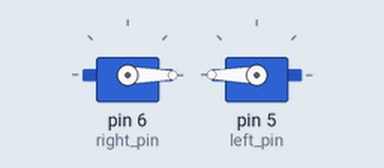
Bench run of a sketch on a simulated Arduino Uno, built with avr-gcc and run on an emulated ATmega328P. Parts: 2 × servo.

Above: at 0.05 s.
Timing chart, 0 to 4.6 s (numbered marks = the images above):
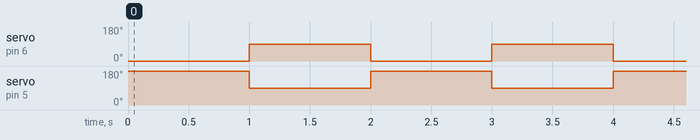

Measured:
- by itself, servo on pin 6 (right_pin): alternates 90° for 1.0 s and 0° for 1.0 s
- by itself, servo on pin 5 (left_pin): alternates 180° for 1.0 s and 90° for 1.0 s

The sketch:

navigate_line.ino
```cpp
// Program to allow the robot to trace a white line

#include <Servo.h>

Servo left_motor;
Servo right_motor;
int right_pin = 6;
int left_pin = 5;

int LEFT_LINE_SENSOR = A5;
int RIGHT_LINE_SENSOR = A4;

// this integer is the boundary between "white" and "not white"
int threshold = 666;

int left_sensor_value;
int right_sensor_value;

void move() {
  left_sensor_value = analogRead(LEFT_LINE_SENSOR);
  right_sensor_value = analogRead(RIGHT_LINE_SENSOR);
  if (left_sensor_value < threshold && right_sensor_value < threshold) {
    // both sensors detect white
    moveForward();
    halt();
  } else if (left_sensor_value < threshold && right_sensor_value >= threshold) {
    // left detects white, right detects black
    while (left_sensor_value < threshold) {
      slightLeft();
    }
  } else if (left_sensor_value >= threshold && right_sensor_value < threshold) {
    // left detects black, right detects white
    while (right_sensor_value < threshold) {
      slightRight();
    }
  } else {
    // both sensors detect black
    moveForward();
  }
}

void slightRight() {
  left_motor.write(180);
  right_motor.write(85);
}

void slightLeft() {
  left_motor.write(95);
  right_motor.write(0);
}

void moveForward() {
  left_motor.write(180);
  right_motor.write(0);
}

void halt() {
  left_motor.write(90);
  right_motor.write(90);
}

void setup() {
  // put your setup code here, to run once:
  pinMode(LEFT_LINE_SENSOR, INPUT);
  pinMode(RIGHT_LINE_SENSOR, INPUT);
  Serial.begin(9600);
  right_motor.attach(right_pin);
  left_motor.attach(left_pin);
}

void loop() {
  // put your main code here, to run repeatedly:
  //move();
  moveForward();
  delay(1000);
  halt();
  delay(1000);
}
```
